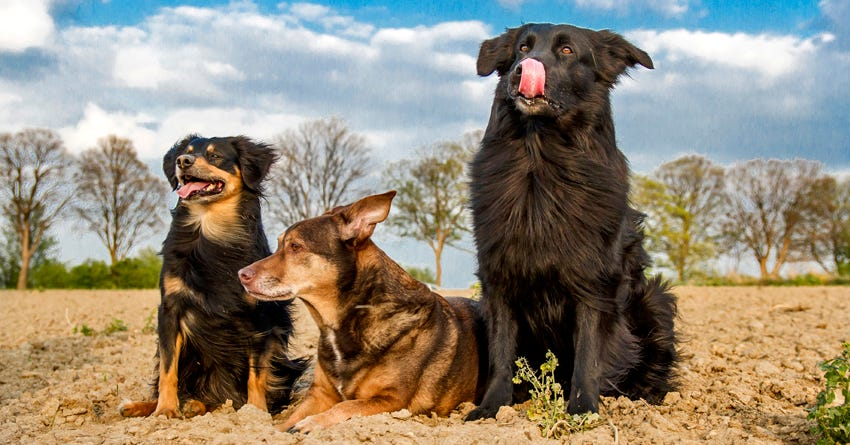
#> input picture ObjectDetection/Old/input.jpg, 850 x 445 px
$ python 2_selectivesearch.py --image input.jpg --method fast
#> lines starting #> are read from the running program, lines starting #| are printed output that depends on the picture
import argparse
import random
import time
import cv2

# Initialize Selective Search
def selective_search(image, method="fast"):
    ss = cv2.ximgproc.segmentation.createSelectiveSearchSegmentation()
    ss.setBaseImage(image)

    if method == "fast":
        ss.switchToSelectiveSearchFast()
    else:
        ss.switchToSelectiveSearchQuality()

    return ss

# Main processing function
def process_image(image_path, method="fast"):
    # Load input image
#> called with image_path = 'input.jpg', method = 'fast'
    image = cv2.imread(image_path)
#> image is the input picture: shape (445, 850, 3); mean B, G, R 119.1, 136.3, 145.8

    # Initialize Selective Search
    ss = selective_search(image, method)

    # Process Selective Search
    start = time.time()
    rects = ss.process()
#> rects = 2669 rows, first 6: [22, 363, 21, 18], [372, 30, 37, 12], [609, 28, 226, 20], [622, 237, 19, 34], [64, 101, 76, 29], [166, 277, 16, 18]
    end = time.time()

    print(f"Selective Search took {end - start:.4f} seconds")
    print(f"Found {len(rects)} region proposals")
#| Found 2669 region proposals

    return image, rects

# Visualization function
def visualize_proposals(image, rects, step=100):
    for i in range(0, len(rects), step):
        clone = image.copy()
        for (x, y, w, h) in rects[i:i+step]:
            color = [random.randint(0, 255) for _ in range(3)]
            cv2.rectangle(clone, (x, y), (x+w, y+h), color, 2)

        cv2.imshow("Region Proposals", clone)
        key = cv2.waitKey(0) & 0xFF
        if key == ord("q"):
            break

if __name__ == "__main__":
    parser = argparse.ArgumentParser()
    parser.add_argument("-i", "--image", required=True, help="Path to input image")
    parser.add_argument("-m", "--method", choices=["fast", "quality"],
                        default="fast", help="Selective search method")
    args = parser.parse_args()

    image, rects = process_image(args.image, args.method)
    visualize_proposals(image, rects)
#> the loop in visualize_proposals, `for i in range(0, len(rects), step):` made 1 pass; (key q is pressed on pass 1)
#> pass 1, in visualize_proposals, `cv2.imshow("Region Proposals", clone)`:
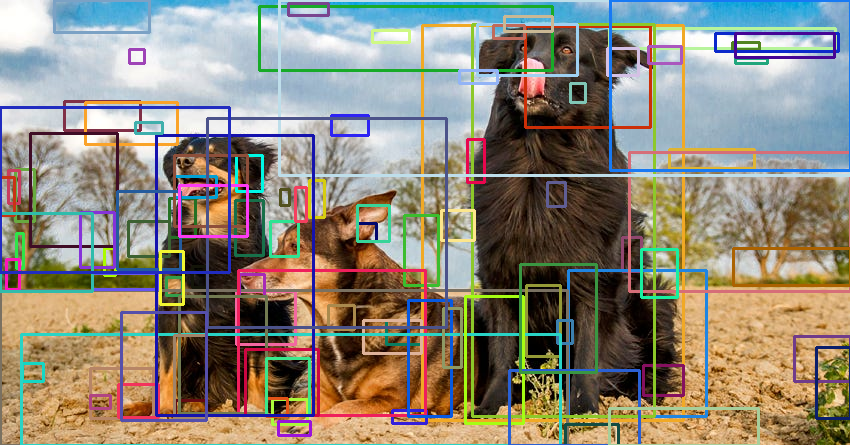
#> window 'Region Proposals': shape (445, 850, 3); mean B, G, R 122.3, 135.9, 142.1
    cv2.destroyAllWindows()


# python 2_selectivesearch.py --image input.jpg --method fast
